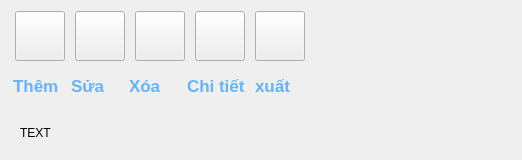
         <widget class="QWidget" name="bill">
          <layout class="QVBoxLayout" name="verticalLayout_6">
           <item>
            <widget class="QWidget" name="widget_8" native="true">
             <property name="minimumSize">
              <size>
               <width>500</width>
               <height>100</height>
              </size>
             </property>
             <property name="maximumSize">
              <size>
               <width>500</width>
               <height>100</height>
              </size>
             </property>
             <layout class="QGridLayout" name="gridLayout_2">
              <property name="leftMargin">
               <number>0</number>
              </property>
              <property name="topMargin">
               <number>0</number>
              </property>
              <property name="rightMargin">
               <number>0</number>
              </property>
              <property name="bottomMargin">
               <number>0</number>
              </property>
              <property name="spacing">
               <number>0</number>
              </property>
              <item row="0" column="0">
               <widget class="QWidget" name="widget_10" native="true">
                <property name="maximumSize">
                 <size>
                  <width>500</width>
                  <height>100</height>
                 </size>
                </property>
                <layout class="QVBoxLayout" name="verticalLayout_11">
                 <property name="spacing">
                  <number>0</number>
                 </property>
                 <property name="leftMargin">
                  <number>0</number>
                 </property>
                 <property name="topMargin">
                  <number>0</number>
                 </property>
                 <property name="rightMargin">
                  <number>0</number>
                 </property>
                 <property name="bottomMargin">
                  <number>0</number>
                 </property>
                 <item>
                  <layout class="QVBoxLayout" name="verticalLayout_10">
                   <property name="spacing">
                    <number>0</number>
                   </property>
                   <property name="topMargin">
                    <number>0</number>
                   </property>
                   <item>
                    <widget class="QWidget" name="widget_button_2" native="true">
                     <property name="maximumSize">
                      <size>
                       <width>300</width>
                       <height>300</height>
                      </size>
                     </property>
                     <layout class="QHBoxLayout" name="horizontalLayout_11">
                      <property name="spacing">
                       <number>6</number>
                      </property>
                      <property name="leftMargin">
                       <number>0</number>
                      </property>
                      <property name="topMargin">
                       <number>0</number>
                      </property>
                      <property name="rightMargin">
                       <number>0</number>
                      </property>
                      <property name="bottomMargin">
                       <number>0</number>
                      </property>
                      <item>
                       <widget class="QPushButton" name="add_button_2">
                        <property name="minimumSize">
                         <size>
                          <width>50</width>
                          <height>50</height>
                         </size>
                        </property>
                        <property name="maximumSize">
                         <size>
                          <width>50</width>
                          <height>50</height>
                         </size>
                        </property>
                        <property name="text">
                         <string/>
                        </property>
                        <property name="icon">
                         <iconset>
                          <normaloff>image/add_button.svg</normaloff>image/add_button.svg</iconset>
                        </property>
                        <property name="iconSize">
                         <size>
                          <width>50</width>
                          <height>50</height>
                         </size>
                        </property>
                       </widget>
                      </item>
                      <item>
                       <widget class="QPushButton" name="edit_button_2">
                        <property name="minimumSize">
                         <size>
                          <width>50</width>
                          <height>50</height>
                         </size>
                        </property>
                        <property name="maximumSize">
                         <size>
                          <width>50</width>
                          <height>50</height>
                         </size>
                        </property>
                        <property name="text">
                         <string/>
                        </property>
                        <property name="icon">
                         <iconset>
                          <normaloff>image/edit.svg</normaloff>image/edit.svg</iconset>
                        </property>
                        <property name="iconSize">
                         <size>
                          <width>50</width>
                          <height>50</height>
                         </size>
                        </property>
                       </widget>
                      </item>
                      <item>
                       <widget class="QPushButton" name="pushButton_6">
                        <property name="minimumSize">
                         <size>
                          <width>50</width>
                          <height>50</height>
                         </size>
                        </property>
                        <property name="maximumSize">
                         <size>
                          <width>50</width>
                          <height>50</height>
                         </size>
                        </property>
                        <property name="text">
                         <string/>
                        </property>
                        <property name="icon">
                         <iconset>
                          <normaloff>image/delete.svg</normaloff>image/delete.svg</iconset>
                        </property>
                        <property name="iconSize">
                         <size>
                          <width>50</width>
                          <height>50</height>
                         </size>
                        </property>
                       </widget>
                      </item>
                      <item>
                       <widget class="QPushButton" name="pushButton_7">
                        <property name="minimumSize">
                         <size>
                          <width>50</width>
                          <height>50</height>
                         </size>
                        </property>
                        <property name="maximumSize">
                         <size>
                          <width>50</width>
                          <height>50</height>
                         </size>
                        </property>
                        <property name="text">
                         <string/>
                        </property>
                        <property name="icon">
                         <iconset>
                          <normaloff>image/detail.svg</normaloff>image/detail.svg</iconset>
                        </property>
                        <property name="iconSize">
                         <size>
                          <width>50</width>
                          <height>50</height>
                         </size>
                        </property>
                       </widget>
                      </item>
                      <item>
                       <widget class="QPushButton" name="pushButton_8">
                        <property name="minimumSize">
                         <size>
                          <width>50</width>
                          <height>50</height>
                         </size>
                        </property>
                        <property name="maximumSize">
                         <size>
                          <width>50</width>
                          <height>50</height>
                         </size>
                        </property>
                        <property name="text">
                         <string/>
                        </property>
                        <property name="icon">
                         <iconset>
                          <normaloff>image/export_excel.svg</normaloff>image/export_excel.svg</iconset>
                        </property>
                        <property name="iconSize">
                         <size>
                          <width>50</width>
                          <height>50</height>
                         </size>
                        </property>
                       </widget>
                      </item>
                     </layout>
                    </widget>
                   </item>
                   <item>
                    <widget class="QWidget" name="widget_labelicon_2" native="true">
                     <property name="maximumSize">
                      <size>
                       <width>300</width>
                       <height>300</height>
                      </size>
                     </property>
                     <layout class="QHBoxLayout" name="horizontalLayout_12">
                      <property name="leftMargin">
                       <number>0</number>
                      </property>
                      <property name="topMargin">
                       <number>0</number>
                      </property>
                      <property name="rightMargin">
                       <number>0</number>
                      </property>
                      <property name="bottomMargin">
                       <number>0</number>
                      </property>
                      <item>
                       <widget class="QLabel" name="label_11">
                        <property name="minimumSize">
                         <size>
                          <width>50</width>
                          <height>30</height>
                         </size>
                        </property>
                        <property name="maximumSize">
                         <size>
                          <width>50</width>
                          <height>50</height>
                         </size>
                        </property>
                        <property name="font">
                         <font>
                          <pointsize>13</pointsize>
                          <weight>75</weight>
                          <bold>true</bold>
                         </font>
                        </property>
                        <property name="styleSheet">
                         <string notr="true">QLabel {
    qproperty-alignment: 'AlignCenter';
    color: #66B2FF;        /* Xanh nước biển nhạt */
    font-weight: bold;     /* In đậm */
}
</string>
                        </property>
                        <property name="text">
                         <string>Thêm</string>
                        </property>
                        <property name="textFormat">
                         <enum>Qt::PlainText</enum>
                        </property>
                       </widget>
                      </item>
                      <item>
                       <widget class="QLabel" name="label_12">
                        <property name="maximumSize">
                         <size>
                          <width>50</width>
                          <height>50</height>
                         </size>
                        </property>
                        <property name="font">
                         <font>
                          <pointsize>13</pointsize>
                          <weight>75</weight>
                          <bold>true</bold>
                         </font>
                        </property>
                        <property name="styleSheet">
                         <string notr="true">QLabel {
    qproperty-alignment: 'AlignCenter';
    color: #66B2FF;        /* Xanh nước biển nhạt */
    font-weight: bold;     /* In đậm */
}
</string>
                        </property>
                        <property name="text">
                         <string>Sửa</string>
                        </property>
                       </widget>
                      </item>
                      <item>
                       <widget class="QLabel" name="label_13">
                        <property name="maximumSize">
                         <size>
                          <width>50</width>
                          <height>50</height>
                         </size>
                        </property>
                        <property name="font">
                         <font>
                          <pointsize>13</pointsize>
                          <weight>75</weight>
                          <bold>true</bold>
                         </font>
                        </property>
                        <property name="styleSheet">
                         <string notr="true">QLabel {
    qproperty-alignment: 'AlignCenter';
    color: #66B2FF;        /* Xanh nước biển nhạt */
    font-weight: bold;     /* In đậm */
}
</string>
                        </property>
                        <property name="text">
                         <string>Xóa</string>
                        </property>
                       </widget>
                      </item>
                      <item>
                       <widget class="QLabel" name="label_14">
                        <property name="maximumSize">
                         <size>
                          <width>60</width>
                          <height>60</height>
                         </size>
                        </property>
                        <property name="font">
                         <font>
                          <pointsize>13</pointsize>
                          <weight>75</weight>
                          <bold>true</bold>
                         </font>
                        </property>
                        <property name="styleSheet">
                         <string notr="true">QLabel {
    qproperty-alignment: 'AlignCenter';
    color: #66B2FF;        /* Xanh nước biển nhạt */
    font-weight: bold;     /* In đậm */
}
</string>
                        </property>
                        <property name="text">
                         <string>Chi tiết</string>
                        </property>
                       </widget>
                      </item>
                      <item>
                       <widget class="QLabel" name="label_15">
                        <property name="maximumSize">
                         <size>
                          <width>50</width>
                          <height>50</height>
                         </size>
                        </property>
                        <property name="font">
                         <font>
                          <pointsize>13</pointsize>
                          <weight>75</weight>
                          <bold>true</bold>
                         </font>
                        </property>
                        <property name="styleSheet">
                         <string notr="true">QLabel {
    qproperty-alignment: 'AlignCenter';
    color: #66B2FF;        /* Xanh nước biển nhạt */
    font-weight: bold;     /* In đậm */
}
</string>
                        </property>
                        <property name="text">
                         <string>xuất</string>
                        </property>
                       </widget>
                      </item>
                     </layout>
                    </widget>
                   </item>
                  </layout>
                 </item>
                </layout>
               </widget>
              </item>
             </layout>
            </widget>
           </item>
           <item>
            <widget class="QWidget" name="widget_9" native="true">
             <layout class="QHBoxLayout" name="horizontalLayout_13">
              <item>
               <widget class="QLabel" name="label_16">
                <property name="text">
                 <string>TEXT</string>
                </property>
               </widget>
              </item>
             </layout>
            </widget>
           </item>
          </layout>
         </widget>
